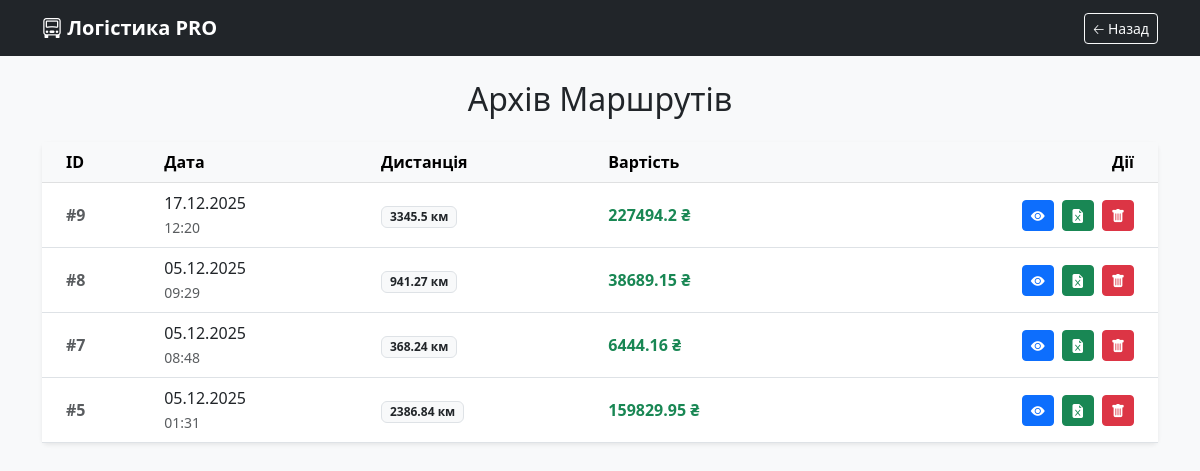
The app's page /history with its own data.
### app.py (models this page shows)
class Calculation(db.Model):
    id = db.Column(db.Integer, primary_key=True)
    date = db.Column(db.DateTime, default=datetime.now)
    total_cost = db.Column(db.Float)
    total_km = db.Column(db.Float)
    result_json = db.Column(db.Text)

### app.py (the view)
@app.route('/history')
def history(): return render_template('history.html', calculations=Calculation.query.order_by(Calculation.date.desc()).all())

### templates/history.html (shortened to what this page needs)
<!DOCTYPE html>
<html lang="uk">
<head>
    <link href="https://cdn.jsdelivr.net/npm/bootstrap@5.3.0/dist/css/bootstrap.min.css" rel="stylesheet">
    <link rel="stylesheet" href="https://cdn.jsdelivr.net/npm/bootstrap-icons@1.11.0/font/bootstrap-icons.css">
</head>
<body class="bg-light">
<nav class="navbar navbar-dark bg-dark mb-4">
    <div class="container">
        <a class="navbar-brand fw-bold" href="/"><i class="bi bi-truck-front"></i> Логістика PRO</a>
        <a href="/" class="btn btn-outline-light btn-sm">🡠 Назад</a>
    </div>
</nav>
<div class="container">
    <h2 class="mb-4 text-center">Архів Маршрутів</h2>
    <div class="card shadow-sm border-0">
        <div class="card-body p-0">
            <table class="table table-hover mb-0 align-middle">
                <thead class="table-light">
                    <tr>
                        <th class="ps-4">ID</th>
                        <th>Дата</th>
                        <th>Дистанція</th>
                        <th>Вартість</th>
                        <th class="text-end pe-4">Дії</th>
                    </tr>
                </thead>
                <tbody>
                    {% for calc in calculations %}
                    <tr>
                        <td class="ps-4 fw-bold text-muted">#{{ calc.id }}</td>
                        <td>
                            <div>{{ calc.date.strftime('%d.%m.%Y') }}</div>
                            <small class="text-muted">{{ calc.date.strftime('%H:%M') }}</small>
                        </td>
                        <td><span class="badge bg-light text-dark border">{{ calc.total_km }} км</span></td>
                        <td class="fw-bold text-success">{{ calc.total_cost }} ₴</td>
                        <td class="text-end pe-4">
                            <a href="/history/{{ calc.id }}" class="btn btn-primary btn-sm me-1" title="Деталі">
                                <i class="bi bi-eye-fill"></i>
                            </a>
                            <a href="{{ url_for('export_excel', calc_id=calc.id) }}" class="btn btn-success btn-sm me-1" title="Excel">
                                <i class="bi bi-file-earmark-excel-fill"></i>
                            </a>
                            <form action="{{ url_for('delete_calculation', calc_id=calc.id) }}" method="POST" style="display:inline;" onsubmit="return confirm('Видалити цей рейс?');">
                                <button type="submit" class="btn btn-danger btn-sm" title="Видалити">
                                    <i class="bi bi-trash-fill"></i>
                                </button>
                            </form>
                        </td>
                    </tr>
                    {% endfor %}
                </tbody>
            </table>
        </div>
    </div>
</div>
</body>
</html>

### records on screen
Calculation: id "9", date "17.12.2025", date "12:20", total_km "3345.5", total_cost "227494.2"
Calculation: id "8", date "05.12.2025", date "09:29", total_km "941.27", total_cost "38689.15"
Calculation: id "7", date "05.12.2025", date "08:48", total_km "368.24", total_cost "6444.16"
Calculation: id "5", date "05.12.2025", date "01:31", total_km "2386.84", total_cost "159829.95"
